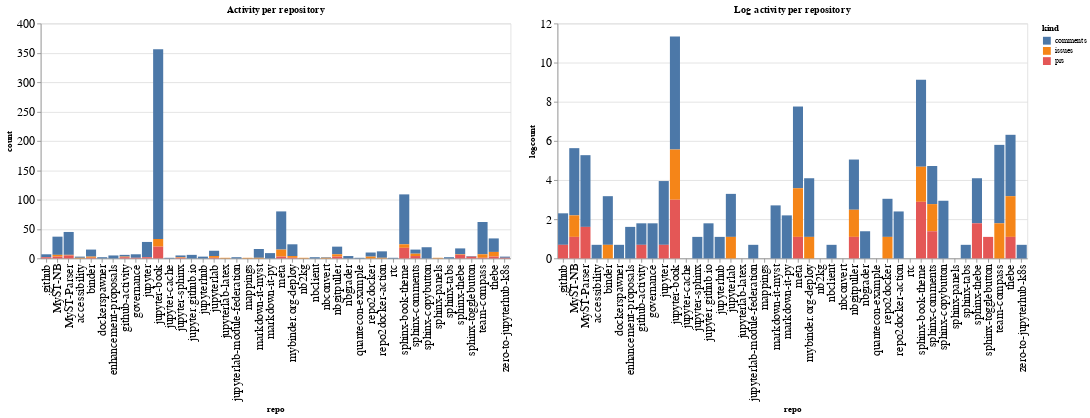

Notebook cell for this chart:
### Code cell
ch1 = alt.Chart(repo_summaries, width=600, title="Activity per repository").mark_bar().encode(
    x='repo',
    y='count',
    color='kind',
    tooltip="kind"
)

ch2 = alt.Chart(repo_summaries, width=600, title="Log activity per repository").mark_bar().encode(
    x='repo',
    y='logcount',
    color='kind',
    tooltip="kind"
)

ch1 | ch2

### Figure 1 — Vega-Lite specification as saved in the notebook (floating-point values rounded to 4 significant figures)
{"config": {"axisLeft": {"labelFontSize": 15}, "axisBottom": {"labelFontSize": 15}}, "hconcat": [{"mark": "bar", "encoding": {"color": {"type": "nominal", "field": "kind"}, "tooltip": {"type": "nominal", "field": "kind"}, "x": {"type": "nominal", "field": "repo"}, "y": {"type": "quantitative", "field": "count"}}, "title": "Activity per repository", "width": 600}, {"mark": "bar", "encoding": {"color": {"type": "nominal", "field": "kind"}, "tooltip": {"type": "nominal", "field": "kind"}, "x": {"type": "nominal", "field": "repo"}, "y": {"type": "quantitative", "field": "logcount"}}, "title": "Log activity per repository", "width": 600}], "data": {"name": "data-eff6bc980fcc1e28bedcbab6770433cb"}, "$schema": "https://vega.github.io/schema/vega-lite/v4.8.1.json", "datasets": {"data-eff6bc980fcc1e28bedcbab6770433cb": [{"repo": ".github", "kind": "comments", "count": 5, "logcount": 1.609}, {"repo": ".github", "kind": "prs", "count": 2, "logcount": 0.6931}, {"repo": "MyST-NB", "kind": "comments", "count": 31, "logcount": 3.434}, {"repo": "MyST-NB", "kind": "issues", "count": 3, "logcount": 1.099}, {"repo": "MyST-NB", "kind": "prs", "count": 3, "logcount": 1.099}, {"repo": "MyST-Parser", "kind": "comments", "count": 39, "logcount": 3.664}, {"repo": "MyST-Parser", "kind": "issues", "count": 1, "logcount": 0.0}, {"repo": "MyST-Parser", "kind": "prs", "count": 5, "logcount": 1.609}, {"repo": "accessibility", "kind": "comments", "count": 2, "logcount": 0.6931}, {"repo": "accessibility", "kind": "issues", "count": 1, "logcount": 0.0}, {"repo": "binder", "kind": "comments", "count": 12, "logcount": 2.485}, {"repo": "binder", "kind": "issues", "count": 2, "logcount": 0.6931}, {"repo": "binder", "kind": "prs", "count": 1, "logcount": 0.0}, {"repo": "dockerspawner", "kind": "comments", "count": 2, "logcount": 0.6931}, {"repo": "enhancement-proposals", "kind": "comments", "count": 5, "logcount": 1.609}, {"repo": "github-activity", "kind": "comments", "count": 3, "logcount": 1.099}, {"repo": "github-activity", "kind": "issues", "count": 1, "logcount": 0.0}, {"repo": "github-activity", "kind": "prs", "count": 2, "logcount": 0.6931}, {"repo": "governance", "kind": "comments", "count": 6, "logcount": 1.792}, {"repo": "governance", "kind": "prs", "count": 1, "logcount": 0.0}, {"repo": "jupyter", "kind": "comments", "count": 26, "logcount": 3.258}, {"repo": "jupyter", "kind": "prs", "count": 2, "logcount": 0.6931}, {"repo": "jupyter-book", "kind": "comments", "count": 323, "logcount": 5.778}, {"repo": "jupyter-book", "kind": "issues", "count": 13, "logcount": 2.565}, {"repo": "jupyter-book", "kind": "prs", "count": 20, "logcount": 2.996}, {"repo": "jupyter-cache", "kind": "comments", "count": 1, "logcount": 0.0}, {"repo": "jupyter-sphinx", "kind": "comments", "count": 3, "logcount": 1.099}, {"repo": "jupyter-sphinx", "kind": "issues", "count": 1, "logcount": 0.0}, {"repo": "jupyter-sphinx", "kind": "prs", "count": 1, "logcount": 0.0}, {"repo": "jupyter.github.io", "kind": "comments", "count": 6, "logcount": 1.792}, {"repo": "jupyterhub", "kind": "comments", "count": 3, "logcount": 1.099}, {"repo": "jupyterlab", "kind": "comments", "count": 9, "logcount": 2.197}, {"repo": "jupyterlab", "kind": "issues", "count": 3, "logcount": 1.099}, {"repo": "jupyterlab", "kind": "prs", "count": 1, "logcount": 0.0}, {"repo": "jupyterlab-latex", "kind": "issues", "count": 1, "logcount": 0.0}, {"repo": "jupyterlab-module-federation", "kind": "comments", "count": 2, "logcount": 0.6931}, {"repo": "mappings", "kind": "issues", "count": 1, "logcount": 0.0}, {"repo": "markdown-it-myst", "kind": "comments", "count": 15, "logcount": 2.708}, {"repo": "markdown-it-myst", "kind": "issues", "count": 1, "logcount": 0.0}, {"repo": "markdown-it-py", "kind": "comments", "count": 9, "logcount": 2.197}, {"repo": "meta", "kind": "comments", "count": 65, "logcount": 4.174}, {"repo": "meta", "kind": "issues", "count": 12, "logcount": 2.485}, {"repo": "meta", "kind": "prs", "count": 3, "logcount": 1.099}, {"repo": "mybinder.org-deploy", "kind": "comments", "count": 20, "logcount": 2.996}, {"repo": "mybinder.org-deploy", "kind": "issues", "count": 3, "logcount": 1.099}, {"repo": "mybinder.org-deploy", "kind": "prs", "count": 1, "logcount": 0.0}, {"repo": "nb2kg", "kind": "issues", "count": 1, "logcount": 0.0}, {"repo": "nbclient", "kind": "comments", "count": 2, "logcount": 0.6931}, {"repo": "nbconvert", "kind": "comments", "count": 1, "logcount": 0.0}, {"repo": "nbconvert", "kind": "issues", "count": 1, "logcount": 0.0}, {"repo": "nbgitpuller", "kind": "comments", "count": 13, "logcount": 2.565}, {"repo": "nbgitpuller", "kind": "issues", "count": 4, "logcount": 1.386}, {"repo": "nbgitpuller", "kind": "prs", "count": 3, "logcount": 1.099}, {"repo": "nbgrader", "kind": "comments", "count": 4, "logcount": 1.386}, {"repo": "quantecon-example", "kind": "comments", "count": 1, "logcount": 0.0}, {"repo": "repo2docker", "kind": "comments", "count": 7, "logcount": 1.946}, {"repo": "repo2docker", "kind": "issues", "count": 3, "logcount": 1.099}, {"repo": "repo2docker-action", "kind": "comments", "count": 11, "logcount": 2.398}, {"repo": "repo2docker-action", "kind": "issues", "count": 1, "logcount": 0.0}, {"repo": "rtc", "kind": "comments", "count": 1, "logcount": 0.0}, {"repo": "sphinx-book-theme", "kind": "comments", "count": 85, "logcount": 4.443}, {"repo": "sphinx-book-theme", "kind": "issues", "count": 6, "logcount": 1.792}, {"repo": "sphinx-book-theme", "kind": "prs", "count": 18, "logcount": 2.89}, {"repo": "sphinx-comments", "kind": "comments", "count": 7, "logcount": 1.946}, {"repo": "sphinx-comments", "kind": "issues", "count": 4, "logcount": 1.386}, {"repo": "sphinx-comments", "kind": "prs", "count": 4, "logcount": 1.386}, {"repo": "sphinx-copybutton", "kind": "comments", "count": 19, "logcount": 2.944}, {"repo": "sphinx-panels", "kind": "issues", "count": 1, "logcount": 0.0}, {"repo": "sphinx-tabs", "kind": "comments", "count": 2, "logcount": 0.6931}, {"repo": "sphinx-thebe", "kind": "comments", "count": 10, "logcount": 2.303}, {"repo": "sphinx-thebe", "kind": "issues", "count": 1, "logcount": 0.0}, {"repo": "sphinx-thebe", "kind": "prs", "count": 6, "logcount": 1.792}, {"repo": "sphinx-togglebutton", "kind": "comments", "count": 1, "logcount": 0.0}, {"repo": "sphinx-togglebutton", "kind": "prs", "count": 3, "logcount": 1.099}, {"repo": "team-compass", "kind": "comments", "count": 55, "logcount": 4.007}, {"repo": "team-compass", "kind": "issues", "count": 6, "logcount": 1.792}, {"repo": "team-compass", "kind": "prs", "count": 1, "logcount": 0.0}, {"repo": "thebe", "kind": "comments", "count": 23, "logcount": 3.135}, {"repo": "thebe", "kind": "issues", "count": 8, "logcount": 2.079}, {"repo": "thebe", "kind": "prs", "count": 3, "logcount": 1.099}, {"repo": "zero-to-jupyterhub-k8s", "kind": "comments", "count": 2, "logcount": 0.6931}, {"repo": "zero-to-jupyterhub-k8s", "kind": "prs", "count": 1, "logcount": 0.0}]}}
